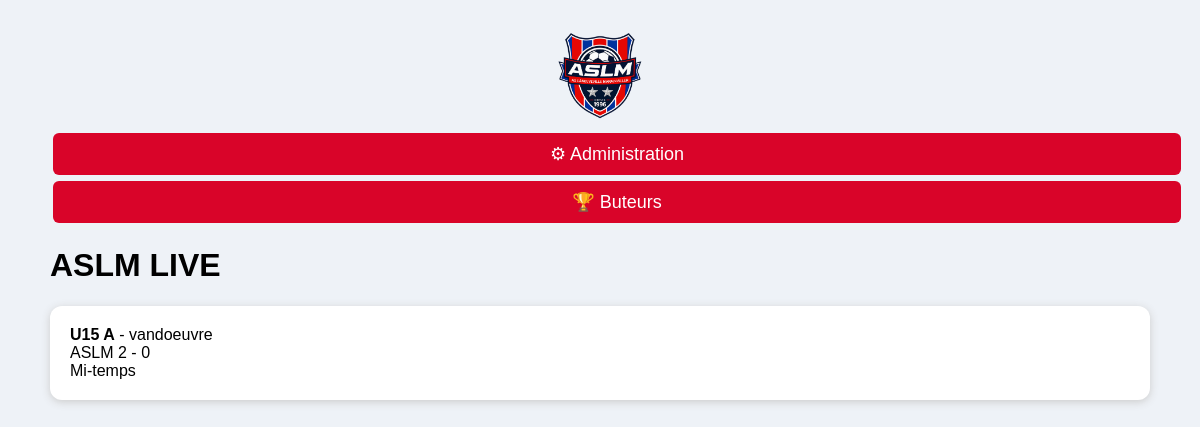
Before: / with the older database file.
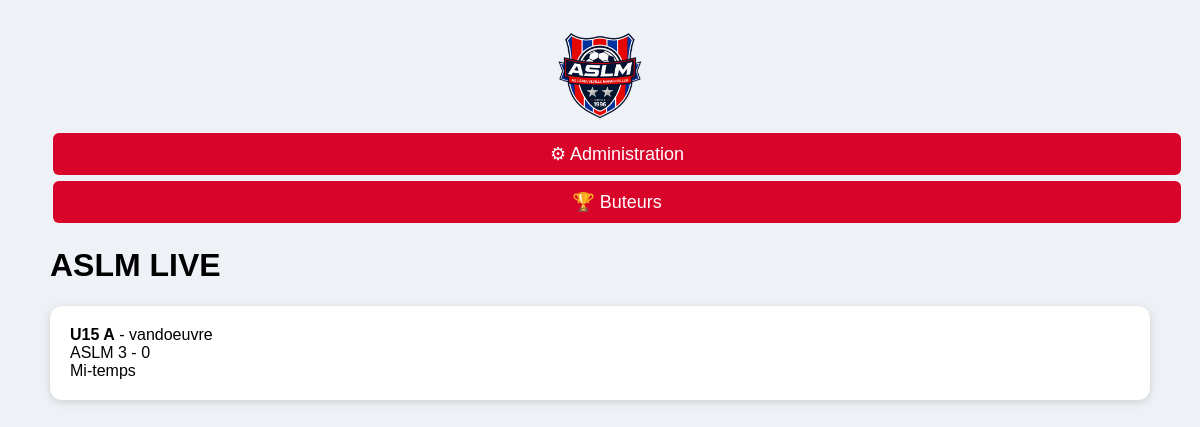
After: the same page with the newer database file.
### tables this page shows
CREATE TABLE matchs(id INTEGER PRIMARY KEY AUTOINCREMENT,equipe TEXT,adversaire TEXT,domicile TEXT,stade TEXT,date_match TEXT,heure_match TEXT,score_aslm INTEGER DEFAULT 0,score_adv INTEGER DEFAULT 0,statut TEXT DEFAULT 'Avant match');

### app.py (the view)
@app.route("/")
def index():
    c = db()
    cur = c.cursor()
    cur.execute(
        "SELECT * FROM matchs ORDER BY id DESC"
    )
    matchs = cur.fetchall()
    c.close()
    return render_template(
        "index.html",
        matchs=matchs
    )

### app.py (called while the page is built)
def db():
    return sqlite3.connect(DB)

### templates/index.html
<html><head><meta charset='utf-8'><link rel='stylesheet' href='/static/style.css'></head><body><img class='logo' src='/static/logo_aslm.png'><div class='menu'><a class='btn' href='/admin'>⚙ Administration</a><a class='btn' href='/buteurs'>🏆 Buteurs</a></div><h1>ASLM LIVE</h1>{% for m in matchs %}<div class='card'><b>{{m[1]}}</b> - {{m[2]}}<br>ASLM {{m[7]}} - {{m[8]}}<br>{{m[9]}}</div>{% endfor %}</body></html>

Changed rows visible on the page:
changed matchs "vandoeuvre": score_aslm "2" → "3"
